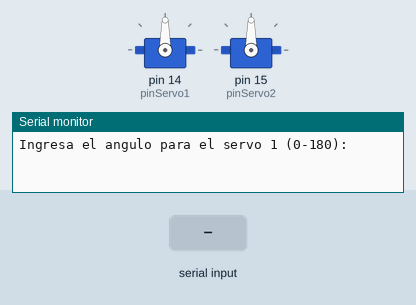
A sketch run on a simulated Arduino Uno, built with avr-gcc and run on an emulated ATmega328P. Shown: 2 × servo, the last lines printed to the serial monitor. The test bench sets the inputs (shaded band).

Above: at 1.2 s.
1.3 s: "90,45\n" received over Serial
At 2.5 s:
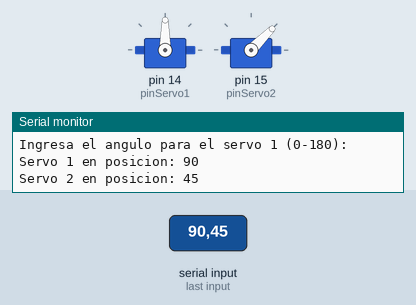
2.8 s: "30,150\n" received over Serial
At 3.7 s:
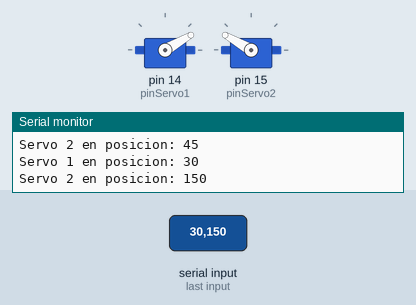
4.3 s: "5\n" received over Serial
At 5.6 s:
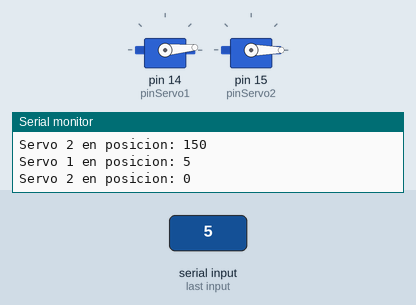
6.8 s: "200\n" received over Serial
At 7.9 s:
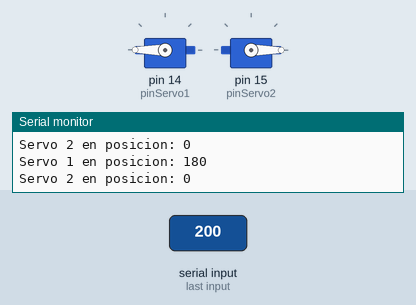
8.3 s: "1,90\n" received over Serial
At 9.1 s:
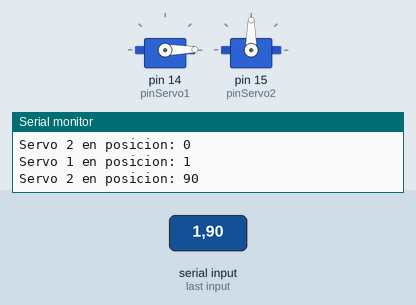
9.8 s: "90\n" received over Serial
At 12.1 s:
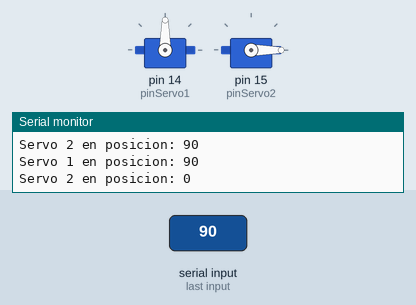
Timing chart, 0 to 13.3 s (numbered marks = the images above; inputs shaded):
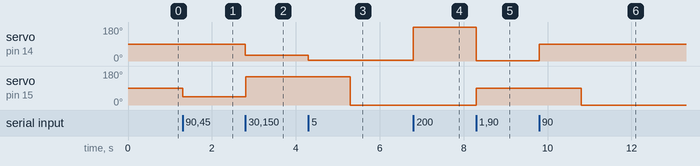

The sketch:

movimiento.ino
```cpp
#include <Servo.h>

// Crear dos objetos Servo
Servo servo1;
Servo servo2;

// Definir los pines de los servos
const int pinServo1 = 14;
const int pinServo2 = 15;

void setup() {
  // Iniciar comunicación serial
  Serial.begin(115200);
  Serial.println("Ingresa el angulo para el servo 1 (0-180):");

  // Adjuntar los servos a sus pines
  servo1.attach(pinServo1);
  servo2.attach(pinServo2);
}

void loop() {
  // Leer el valor del monitor serie para el servo 1
  if (Serial.available() > 0) {
    int angulo1 = Serial.parseInt();
    angulo1 = constrain(angulo1, 0, 180); // Limitar el angulo entre 0 y 180

    servo1.write(angulo1);
    Serial.print("Servo 1 en posicion: ");
    Serial.println(angulo1);

    // Esperar a que se complete el movimiento del primer servo
    delay(1);

    // Leer el valor del monitor serie para el servo 2
    int angulo2 = Serial.parseInt();
    angulo2 = constrain(angulo2, 0, 180); // Limitar el angulo entre 0 y 180

    servo2.write(angulo2);
    Serial.print("Servo 2 en posicion: ");
    Serial.println(angulo2);

    // Limpiar el buffer de serial para evitar problemas con datos residuales
    while (Serial.available() > 0) {
      Serial.read();
    }
  }
}
```

Measured:
- after the input at 1.3 s, servo on pin 15 (pinServo2): 90° → 45° at once
- after the input at 2.8 s, servo on pin 14 (pinServo1): 90° → 30° at once; servo on pin 15 (pinServo2): 45° → 150° at once
- after the input at 4.3 s, servo on pin 14 (pinServo1): 30° → 5° at once; servo on pin 15 (pinServo2): 150° → 0° after 1.0 s
- after the input at 6.8 s, servo on pin 14 (pinServo1): 5° → 180° at once
- after the input at 8.3 s, servo on pin 14 (pinServo1): 180° → 1° at once; servo on pin 15 (pinServo2): 0° → 90° at once
- after the input at 9.8 s, servo on pin 14 (pinServo1): 1° → 90° at once; servo on pin 15 (pinServo2): 90° → 0° after 1.0 s
